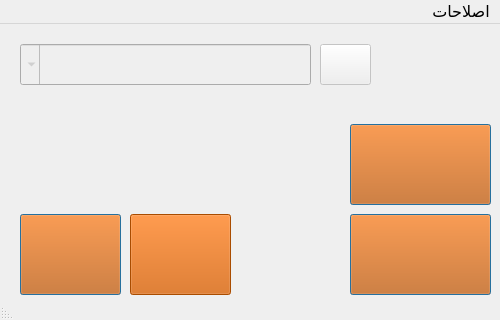
<?xml version="1.0" encoding="UTF-8"?>
<ui version="4.0">
 <class>mainWindow</class>
 <widget class="QMainWindow" name="mainWindow">
  <property name="geometry">
   <rect>
    <x>0</x>
    <y>0</y>
    <width>500</width>
    <height>320</height>
   </rect>
  </property>
  <property name="minimumSize">
   <size>
    <width>500</width>
    <height>320</height>
   </size>
  </property>
  <property name="maximumSize">
   <size>
    <width>500</width>
    <height>320</height>
   </size>
  </property>
  <property name="font">
   <font>
    <pointsize>12</pointsize>
   </font>
  </property>
  <property name="windowTitle">
   <string>فرهنگ لغات فارسی-انگلیسی</string>
  </property>
  <property name="windowIcon">
   <iconset>
    <normaloff>img/ico.png</normaloff>img/ico.png</iconset>
  </property>
  <property name="layoutDirection">
   <enum>Qt::RightToLeft</enum>
  </property>
  <property name="locale">
   <locale language="Persian" country="Iran"/>
  </property>
  <widget class="QWidget" name="centralwidget">
   <widget class="QLabel" name="label">
    <property name="geometry">
     <rect>
      <x>0</x>
      <y>0</y>
      <width>501</width>
      <height>291</height>
     </rect>
    </property>
    <property name="toolTip">
     <string/>
    </property>
    <property name="text">
     <string/>
    </property>
    <property name="pixmap">
     <pixmap>img/trance.png</pixmap>
    </property>
    <property name="scaledContents">
     <bool>true</bool>
    </property>
    <property name="wordWrap">
     <bool>false</bool>
    </property>
    <property name="openExternalLinks">
     <bool>false</bool>
    </property>
    <property name="textInteractionFlags">
     <set>Qt::LinksAccessibleByMouse</set>
    </property>
   </widget>
   <widget class="QComboBox" name="comboBox">
    <property name="enabled">
     <bool>false</bool>
    </property>
    <property name="geometry">
     <rect>
      <x>20</x>
      <y>20</y>
      <width>291</width>
      <height>41</height>
     </rect>
    </property>
    <property name="font">
     <font>
      <pointsize>14</pointsize>
     </font>
    </property>
    <property name="toolTip">
     <string>کلمه ای که میخواهید ترجمه شود را اینجا بنویسید</string>
    </property>
    <property name="editable">
     <bool>true</bool>
    </property>
    <property name="currentText">
     <string/>
    </property>
    <property name="maxCount">
     <number>50</number>
    </property>
    <property name="iconSize">
     <size>
      <width>20</width>
      <height>20</height>
     </size>
    </property>
   </widget>
   <widget class="QLabel" name="label_2">
    <property name="geometry">
     <rect>
      <x>60</x>
      <y>90</y>
      <width>241</width>
      <height>71</height>
     </rect>
    </property>
    <property name="font">
     <font>
      <pointsize>15</pointsize>
     </font>
    </property>
    <property name="styleSheet">
     <string notr="true">color: rgb(206, 92, 0);</string>
    </property>
    <property name="text">
     <string/>
    </property>
   </widget>
   <widget class="QLabel" name="label_6">
    <property name="geometry">
     <rect>
      <x>300</x>
      <y>130</y>
      <width>41</width>
      <height>41</height>
     </rect>
    </property>
    <property name="text">
     <string/>
    </property>
    <property name="pixmap">
     <pixmap>img/tik.png</pixmap>
    </property>
    <property name="scaledContents">
     <bool>true</bool>
    </property>
   </widget>
   <widget class="QPushButton" name="pushButton_8">
    <property name="enabled">
     <bool>true</bool>
    </property>
    <property name="geometry">
     <rect>
      <x>20</x>
      <y>70</y>
      <width>41</width>
      <height>41</height>
     </rect>
    </property>
    <property name="toolTip">
     <string>افزودن به فهرست علاقه مندی ها</string>
    </property>
    <property name="text">
     <string/>
    </property>
    <property name="icon">
     <iconset>
      <normaloff>img/add.png</normaloff>img/add.png</iconset>
    </property>
    <property name="iconSize">
     <size>
      <width>34</width>
      <height>34</height>
     </size>
    </property>
    <property name="shortcut">
     <string>Ctrl+R</string>
    </property>
    <property name="autoDefault">
     <bool>true</bool>
    </property>
    <property name="default">
     <bool>false</bool>
    </property>
    <property name="flat">
     <bool>true</bool>
    </property>
   </widget>
   <widget class="QPushButton" name="pushButton_3">
    <property name="geometry">
     <rect>
      <x>20</x>
      <y>190</y>
      <width>101</width>
      <height>81</height>
     </rect>
    </property>
    <property name="toolTip">
     <string>برو به پخش موسیقی</string>
    </property>
    <property name="autoFillBackground">
     <bool>false</bool>
    </property>
    <property name="styleSheet">
     <string notr="true">background-color: rgb(206, 92, 0);</string>
    </property>
    <property name="locale">
     <locale language="Persian" country="Iran"/>
    </property>
    <property name="text">
     <string/>
    </property>
    <property name="icon">
     <iconset>
      <normaloff>img/music.png</normaloff>img/music.png</iconset>
    </property>
    <property name="iconSize">
     <size>
      <width>86</width>
      <height>86</height>
     </size>
    </property>
    <property name="shortcut">
     <string>M</string>
    </property>
    <property name="autoDefault">
     <bool>false</bool>
    </property>
    <property name="default">
     <bool>true</bool>
    </property>
    <property name="flat">
     <bool>false</bool>
    </property>
   </widget>
   <widget class="QPushButton" name="pushButton_9">
    <property name="enabled">
     <bool>false</bool>
    </property>
    <property name="geometry">
     <rect>
      <x>130</x>
      <y>190</y>
      <width>101</width>
      <height>81</height>
     </rect>
    </property>
    <property name="toolTip">
     <string>ترجمه</string>
    </property>
    <property name="autoFillBackground">
     <bool>false</bool>
    </property>
    <property name="styleSheet">
     <string notr="true">background-color: rgb(206, 92, 0);</string>
    </property>
    <property name="locale">
     <locale language="Persian" country="Iran"/>
    </property>
    <property name="text">
     <string/>
    </property>
    <property name="icon">
     <iconset>
      <normaloff>img/trance2.png</normaloff>img/trance2.png</iconset>
    </property>
    <property name="iconSize">
     <size>
      <width>86</width>
      <height>86</height>
     </size>
    </property>
    <property name="shortcut">
     <string>Return</string>
    </property>
    <property name="autoDefault">
     <bool>false</bool>
    </property>
    <property name="default">
     <bool>true</bool>
    </property>
    <property name="flat">
     <bool>false</bool>
    </property>
   </widget>
   <widget class="QPushButton" name="pushButton_10">
    <property name="geometry">
     <rect>
      <x>350</x>
      <y>190</y>
      <width>141</width>
      <height>81</height>
     </rect>
    </property>
    <property name="tabletTracking">
     <bool>false</bool>
    </property>
    <property name="toolTip">
     <string>فارسی به انگلیسی</string>
    </property>
    <property name="autoFillBackground">
     <bool>false</bool>
    </property>
    <property name="styleSheet">
     <string notr="true">background-color: rgb(206, 92, 0);</string>
    </property>
    <property name="locale">
     <locale language="Persian" country="Iran"/>
    </property>
    <property name="text">
     <string/>
    </property>
    <property name="icon">
     <iconset>
      <normaloff>img/iran_language.png</normaloff>img/iran_language.png</iconset>
    </property>
    <property name="iconSize">
     <size>
      <width>128</width>
      <height>128</height>
     </size>
    </property>
    <property name="shortcut">
     <string>I</string>
    </property>
    <property name="autoDefault">
     <bool>false</bool>
    </property>
    <property name="default">
     <bool>true</bool>
    </property>
    <property name="flat">
     <bool>false</bool>
    </property>
   </widget>
   <widget class="QPushButton" name="pushButton_6">
    <property name="geometry">
     <rect>
      <x>350</x>
      <y>100</y>
      <width>141</width>
      <height>81</height>
     </rect>
    </property>
    <property name="toolTip">
     <string>انگلیسی به فارسی</string>
    </property>
    <property name="autoFillBackground">
     <bool>false</bool>
    </property>
    <property name="styleSheet">
     <string notr="true">background-color: rgb(206, 92, 0);</string>
    </property>
    <property name="locale">
     <locale language="Persian" country="Iran"/>
    </property>
    <property name="text">
     <string/>
    </property>
    <property name="icon">
     <iconset>
      <normaloff>img/English_language.png</normaloff>img/English_language.png</iconset>
    </property>
    <property name="iconSize">
     <size>
      <width>128</width>
      <height>128</height>
     </size>
    </property>
    <property name="shortcut">
     <string>E</string>
    </property>
    <property name="autoDefault">
     <bool>false</bool>
    </property>
    <property name="default">
     <bool>true</bool>
    </property>
    <property name="flat">
     <bool>false</bool>
    </property>
   </widget>
   <widget class="QPushButton" name="pushButton_11">
    <property name="geometry">
     <rect>
      <x>390</x>
      <y>10</y>
      <width>101</width>
      <height>81</height>
     </rect>
    </property>
    <property name="toolTip">
     <string>برو به فهرست علاقه مندی ها</string>
    </property>
    <property name="autoFillBackground">
     <bool>false</bool>
    </property>
    <property name="styleSheet">
     <string notr="true">background-color: rgb(206, 92, 0);</string>
    </property>
    <property name="locale">
     <locale language="Persian" country="Iran"/>
    </property>
    <property name="text">
     <string/>
    </property>
    <property name="icon">
     <iconset>
      <normaloff>img/history.png</normaloff>img/history.png</iconset>
    </property>
    <property name="iconSize">
     <size>
      <width>96</width>
      <height>96</height>
     </size>
    </property>
    <property name="shortcut">
     <string>T</string>
    </property>
    <property name="autoDefault">
     <bool>true</bool>
    </property>
    <property name="default">
     <bool>false</bool>
    </property>
    <property name="flat">
     <bool>true</bool>
    </property>
   </widget>
   <widget class="QPushButton" name="pushButton_5">
    <property name="enabled">
     <bool>false</bool>
    </property>
    <property name="geometry">
     <rect>
      <x>320</x>
      <y>20</y>
      <width>51</width>
      <height>41</height>
     </rect>
    </property>
    <property name="toolTip">
     <string notr="true">خواندن متن</string>
    </property>
    <property name="styleSheet">
     <string notr="true"/>
    </property>
    <property name="text">
     <string/>
    </property>
    <property name="icon">
     <iconset>
      <normaloff>img/voice.png</normaloff>img/voice.png</iconset>
    </property>
    <property name="iconSize">
     <size>
      <width>42</width>
      <height>42</height>
     </size>
    </property>
   </widget>
   <widget class="QLabel" name="label_7">
    <property name="geometry">
     <rect>
      <x>300</x>
      <y>220</y>
      <width>41</width>
      <height>41</height>
     </rect>
    </property>
    <property name="text">
     <string/>
    </property>
    <property name="pixmap">
     <pixmap>img/tik.png</pixmap>
    </property>
    <property name="scaledContents">
     <bool>true</bool>
    </property>
   </widget>
  </widget>
  <widget class="QMenuBar" name="menubar">
   <property name="geometry">
    <rect>
     <x>0</x>
     <y>0</y>
     <width>500</width>
     <height>24</height>
    </rect>
   </property>
   <widget class="QMenu" name="menu">
    <property name="title">
     <string>اصلاحات</string>
    </property>
    <addaction name="action"/>
    <addaction name="action_2"/>
    <addaction name="separator"/>
    <addaction name="action_4"/>
   </widget>
   <addaction name="menu"/>
  </widget>
  <widget class="QStatusBar" name="statusbar"/>
  <action name="action">
   <property name="checkable">
    <bool>true</bool>
   </property>
   <property name="icon">
    <iconset>
     <normaloff>img/icon.ico</normaloff>img/icon.ico</iconset>
   </property>
   <property name="text">
    <string>ثبت</string>
   </property>
   <property name="shortcut">
    <string>Ctrl+S</string>
   </property>
  </action>
  <action name="action_2">
   <property name="checkable">
    <bool>true</bool>
   </property>
   <property name="icon">
    <iconset>
     <normaloff>img/icon3.ico</normaloff>img/icon3.ico</iconset>
   </property>
   <property name="text">
    <string>ویرایش</string>
   </property>
   <property name="shortcut">
    <string>Ctrl+X</string>
   </property>
  </action>
  <action name="action_4">
   <property name="checkable">
    <bool>true</bool>
   </property>
   <property name="icon">
    <iconset>
     <normaloff>img/icon2.ico</normaloff>img/icon2.ico</iconset>
   </property>
   <property name="text">
    <string>حذف</string>
   </property>
   <property name="shortcut">
    <string>Ctrl+D</string>
   </property>
  </action>
 </widget>
 <resources/>
 <connections/>
</ui>
